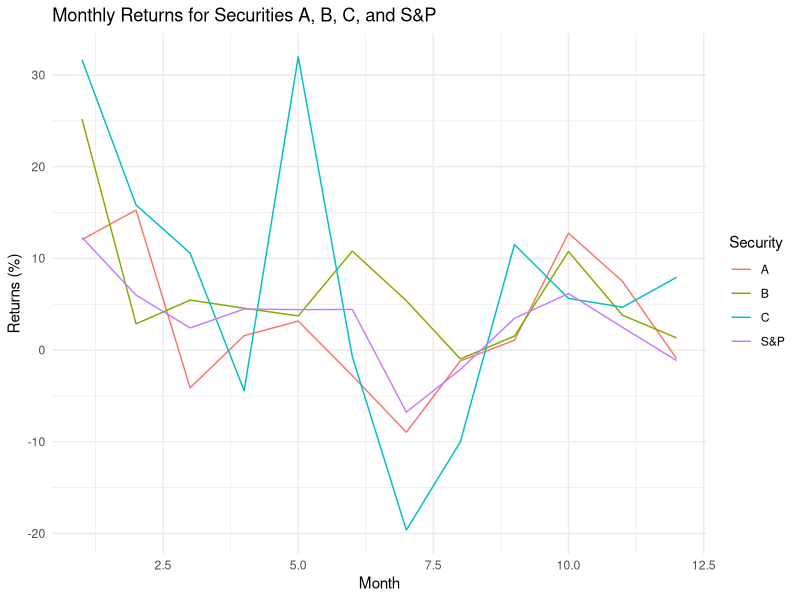

This chart was generated by the following R code:
## ---- chunk 1
knitr::opts_chunk$set(echo = TRUE)
## ---- chunk 2
suppressWarnings(suppressPackageStartupMessages(library(ggplot2)))
library(ggplot2)
df <- read.csv("./question_one_4_stocks_dataset.csv")

# Exploratory Data Analysis
# ggplot(data = df)
ggplot(df, aes(x = Month)) + 
  geom_line(aes(y = A, color = "A")) + 
  geom_line(aes(y = B, color = "B")) + 
  geom_line(aes(y = C, color = "C")) + 
  geom_line(aes(y = `S.P`, color = "S&P")) + 
  labs(title = "Monthly Returns for Securities A, B, C, and S&P", 
       x = "Month", y = "Returns (%)", color = "Security") +
  theme_minimal()
